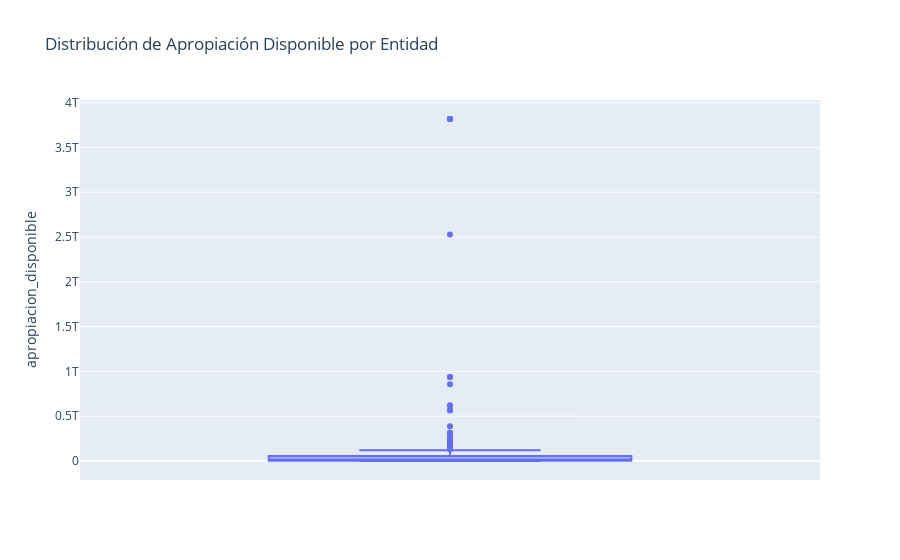

Here is the notebook cell this chart was saved with:
### Markdown cell above
##Gráfico de caja y bigotes

Se realiza un gráfico de caja y bigotes para la Aprpopiación Disponible para identificar la Mediana, así como la dispersión de los datos de acuerdo a la distribución de los cuartiles, en este caso se encuentra que los datos no están dispersos.

Nuevamente se identifican datos que podrían entenderse como atípicos, en el entendido que se encuentran fuera de los "bigotes", muy por encima, sin embargo, estos valores corresponden a las entidades distritales previamente identificadas (Secretaría de Educación del Distrito, Fondo Financiero de Salud y el IDU), las cuales por su misionalidad manejan presupuestos mucho más altos que las demás entidades.

### Code cell
grafico_caja = px.box(indicadores_fusuion, y="apropiacion_disponible", title="Distribución de Apropiación Disponible por Entidad")

grafico_caja.show()

### Figure 1 — Plotly figure (JSON) as saved in the notebook; plotly's stock layout.template omitted (floating-point values rounded to 4 significant figures; data arrays with more than 128 entries replaced by an {"elided": "..."} marker saying what was removed)
{"data": [{"alignmentgroup": "True", "hovertemplate": "apropiacion_disponible=%{y}<extra></extra>", "legendgroup": "", "marker": {"color": "#636efa"}, "name": "", "notched": false, "offsetgroup": "", "orientation": "v", "showlegend": false, "type": "box", "x0": " ", "xaxis": "x", "y": {"elided": "505 int values"}, "y0": " ", "yaxis": "y"}], "layout": {"boxmode": "group", "legend": {"tracegroupgap": 0}, "title": {"text": "Distribución de Apropiación Disponible por Entidad"}, "xaxis": {"anchor": "y", "domain": [0, 1]}, "yaxis": {"anchor": "x", "domain": [0, 1], "title": {"text": "apropiacion_disponible"}}}}
